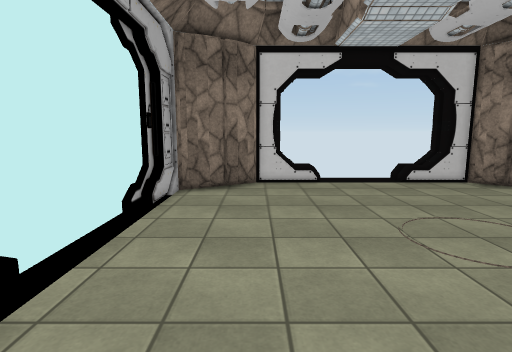
[1] (above)

12 first-person views from a walk through a scene from a Unity 3-D project. The camera is 1.5 m above the floor, tilts 8° down and sees 80° across. The floor is counted in squares, 0.5 m on a side. Each view is taken from the middle of a square. On the plan, view 1 faces up. The plan holds only what a view shows up to about 20 squares ahead; the rest is blank. Some surface patterns are stand-ins.

[2]
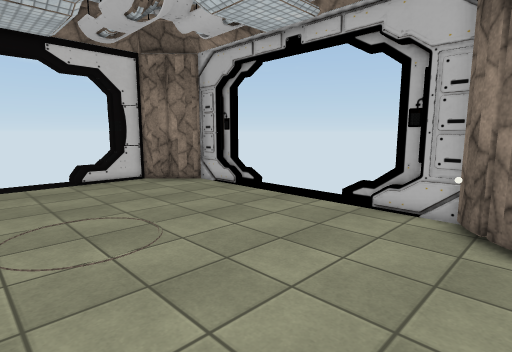

[3]
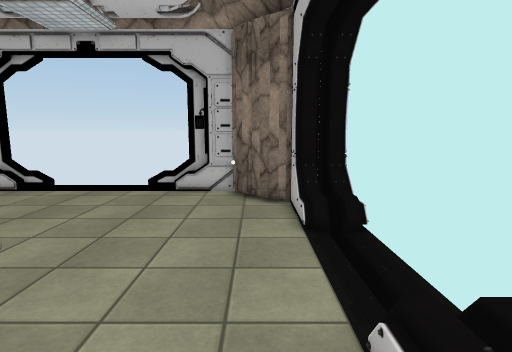

[4]
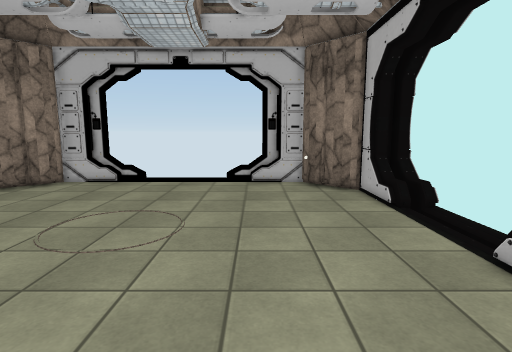

[5]
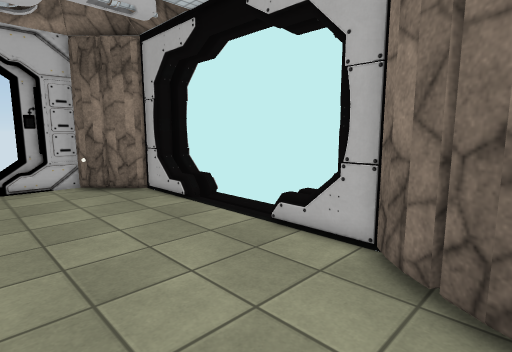

[6]
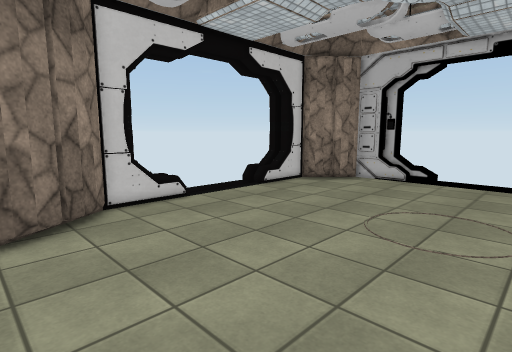

[7]
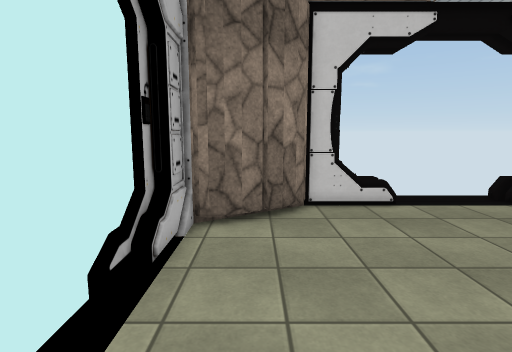

[8]
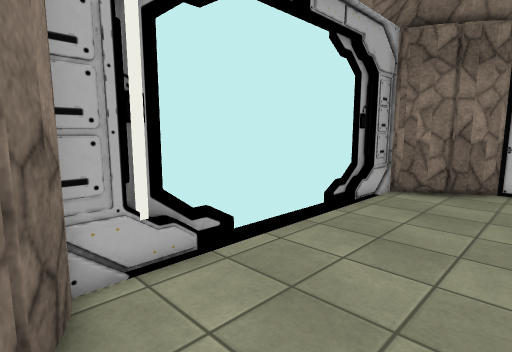

[9]
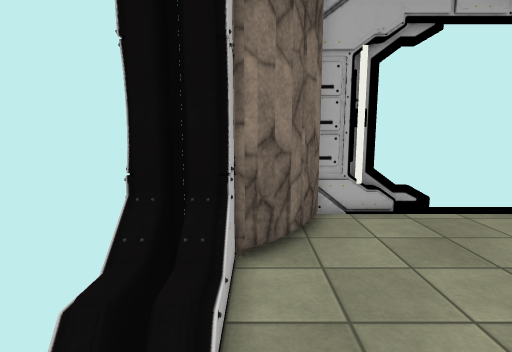

[10]
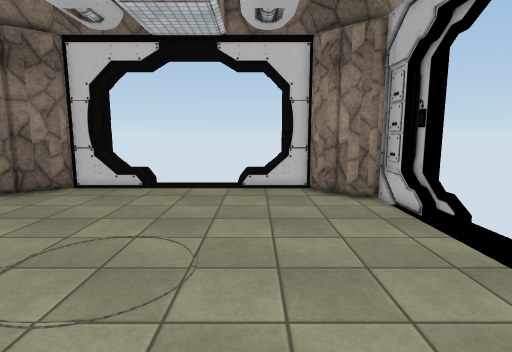

[11]
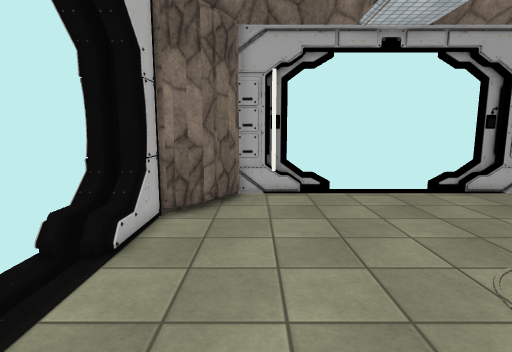

[12]
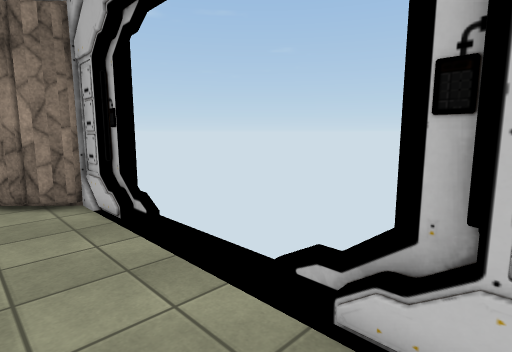

### Floor plan
Key: @ floor where view 1 was taken; # wall or solid block; x gap in a wall; . floor; = window, fence, low wall or low ledge; v drop or lower ground.
Columns run from 5 left of view 1 to 17 right of it. Each row starts with its distance up from view 1.
 20       #=vvvvvvv =#
 19      ##=vvvvvvvv=##
 18     ###=........=##
 17    ##.............##
 16  ###...............###
 15 ##...................#
 14 ##...................##
 13 #....................##
 12 #.....................
 11 #.....................
 10 #.....................
  9 #.....................
  8 #.....................
  7 #.....................
  6 #.....................
  5 #.....................
  4 #....................#
  3 ##...................##
  2 ##...................#
  1  ###...............###
  0    ##@............##
 -1     ###x........x #
 -2      ##vvvvvvvvvv##
 -3       #vvvvvvvvvv#
 -4       ############

Positions as (right, up) in squares from view 1, and headings:
1: (0, 0), facing up
2: (4, -1), facing up-right
3: (0, 0), facing right
4: (-3, 4), facing right
5: (-3, 6), facing down-right
6: (-4, 6), facing up-right
7: (-2, 6), facing up
8: (2, 0), facing up-left
9: (7, -1), facing left
10: (10, 2), facing up
11: (11, 2), facing left
12: (12, 2), facing up-right
